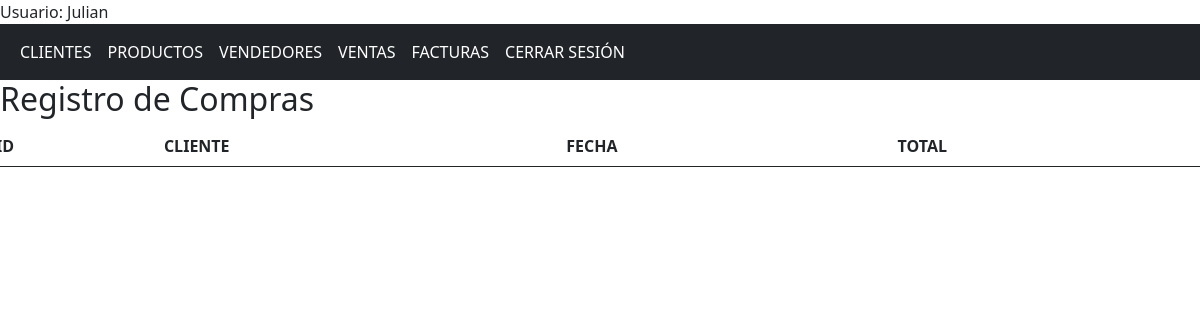
The app's page /compras (signed in), older data.
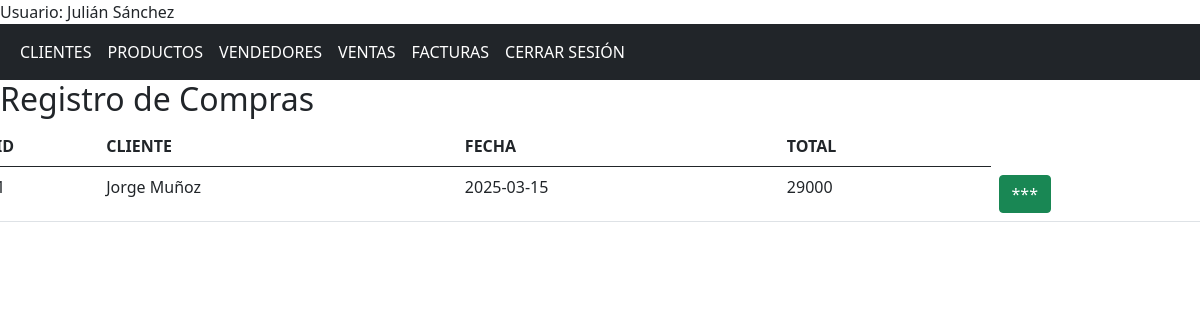
The same page, newer data.
### app/models/models.py (models this page shows, shortened)
class Usuario(db.Model, UserMixin):
    id = db.Column(db.Integer, primary_key = True)
    nombre = db.Column(db.String(150), nullable = False)
    correo = db.Column(db.String(150), nullable = False, unique = True)
    contrasena = db.Column(db.String(150), nullable = False)

class Compra(db.Model):
    id = db.Column(db.Integer, primary_key = True)
    fecha_venta = db.Column(db.Date, nullable=False, default=func.current_date())
    total = db.Column(db.Integer, nullable = False)
    id_cliente = db.Column(db.Integer, db.ForeignKey('cliente.id'), nullable = False)
    productos = db.relationship('CompraProducto', backref='compra', cascade="all, delete")
    factura = db.relationship('Factura', backref='compra', uselist=False, cascade="all, delete")

class Cliente(db.Model):
    id = db.Column(db.Integer, primary_key = True)
    nombre = db.Column(db.String(150), nullable = False)
    direccion = db.Column(db.String(150), nullable = False)
    telefono = db.Column(db.String(15), nullable = False)
    correo = db.Column(db.String(150), nullable = False, unique = True)
    tipo_cliente = db.Column(db.String(20), nullable = False)
    estado = db.Column(db.String(25), nullable = False)
    compras = db.relationship('Compra', backref = 'cliente', cascade="all, delete")
    facturas = db.relationship('Factura', backref ='cliente', cascade="all, delete")

### app/controllers/nav.py (the view)
@nav.route('/compras')
@login_required
def compras():
    clientes = Cliente.query.all()
    productos = Producto.query.all()
    compras = Compra.query.all()
    return render_template('compras.html', clientes = clientes, productos = productos, compras = compras)

### app/templates/compras.html (shortened to what this page needs)
{% extends "base.html" %}
{% block contenido%}
<h2>Registro de Compras</h2>
<div class="row">
    <table class="table table-hover col">
        <thead>
            <th>ID</th>
            <th>CLIENTE</th>
            <th>FECHA</th>
            <th>TOTAL</th>
        </thead>
        <tbody id="tabla_compras">
            {% for compra in compras %}
            <tr>
                <td>{{ compra.id }}</td>
                <td>{{ compra.cliente.nombre }}</td>
                <td>{{ compra.fecha_venta }}</td>
                <td>{{ compra.total }}</td>
                <td><button type="button" class="btn btn-success botonInfo" valor="{{ compra.id }}">***</button></td>
            </tr>
            {% endfor%}
        </tbody>
    </table>
</div>
{% endblock%}

### app/templates/base.html (shortened to what this page needs)
<!DOCTYPE html>
<html lang="en">
<head>
    <link href="https://cdn.jsdelivr.net/npm/bootstrap@5.0.2/dist/css/bootstrap.min.css" rel="stylesheet">
    <link rel="stylesheet" href="{{ url_for('static', filename='css/styles.css') }}">
</head>
<body>
    {% if current_user.is_authenticated %}
    <div>Usuario: {{ current_user.nombre }}</div>
    {% endif %}
    <nav class="navbar navbar-expand-sm bg-dark navbar-dark">
        <div class="container-fluid">
            <ul class="navbar-nav">
                {% if current_user.is_authenticated %}
                <li class="nav-item">
                    <a class="nav-link active" href="{{url_for('nav.clientes')}}"> CLIENTES</a>
                </li>
                <li class="nav-item">
                    <a class="nav-link active" href="{{url_for('nav.productos')}}">PRODUCTOS</a>
                </li>
                <li class="nav-item">
                    <a class="nav-link active" href="{{url_for('nav.vendedores')}}">VENDEDORES</a>
                </li>
                <li class="nav-item">
                    <a class="nav-link active" href="{{url_for('nav.compras')}}">VENTAS</a>
                </li>
                <li class="nav-item">
                    <a class="nav-link active" href="{{url_for('nav.facturas')}}">FACTURAS</a>
                </li>
                <li class="nav-item">
                    <a class="nav-link active" href="{{url_for('aut.logout')}}">CERRAR SESIÓN</a>
                </li>
                {% endif %}
            </ul>
        </div>
    </nav>
    {%block contenido%}{%endblock%}
</body>
</html>

Row changes from the older to the newer data that the page shows:
changed Usuario: nombre "Julian" → "Julián Sánchez"
added Compra: cliente.nombre "Jorge Muñoz", fecha_venta "2025-03-15", total "29000"
